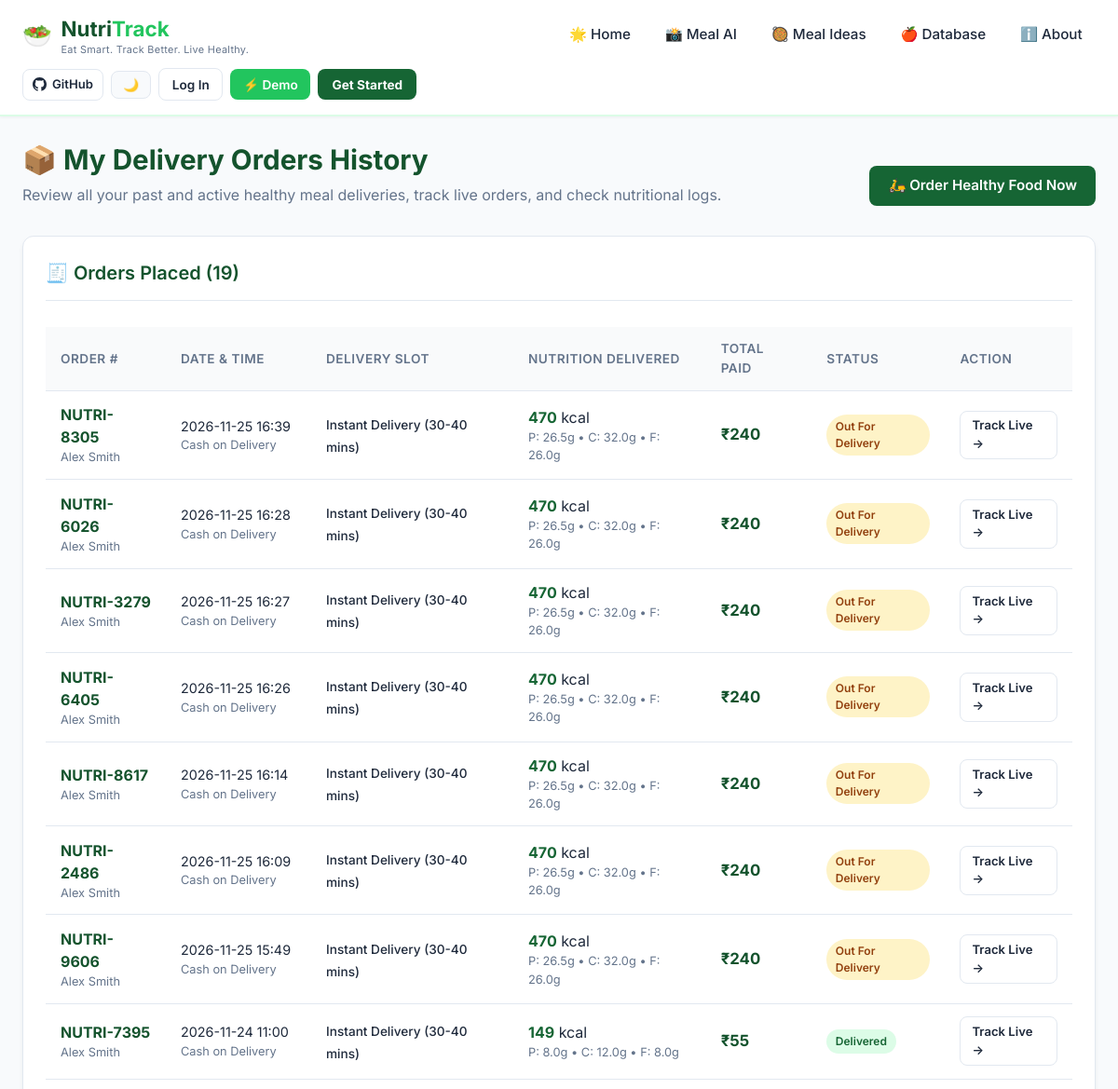
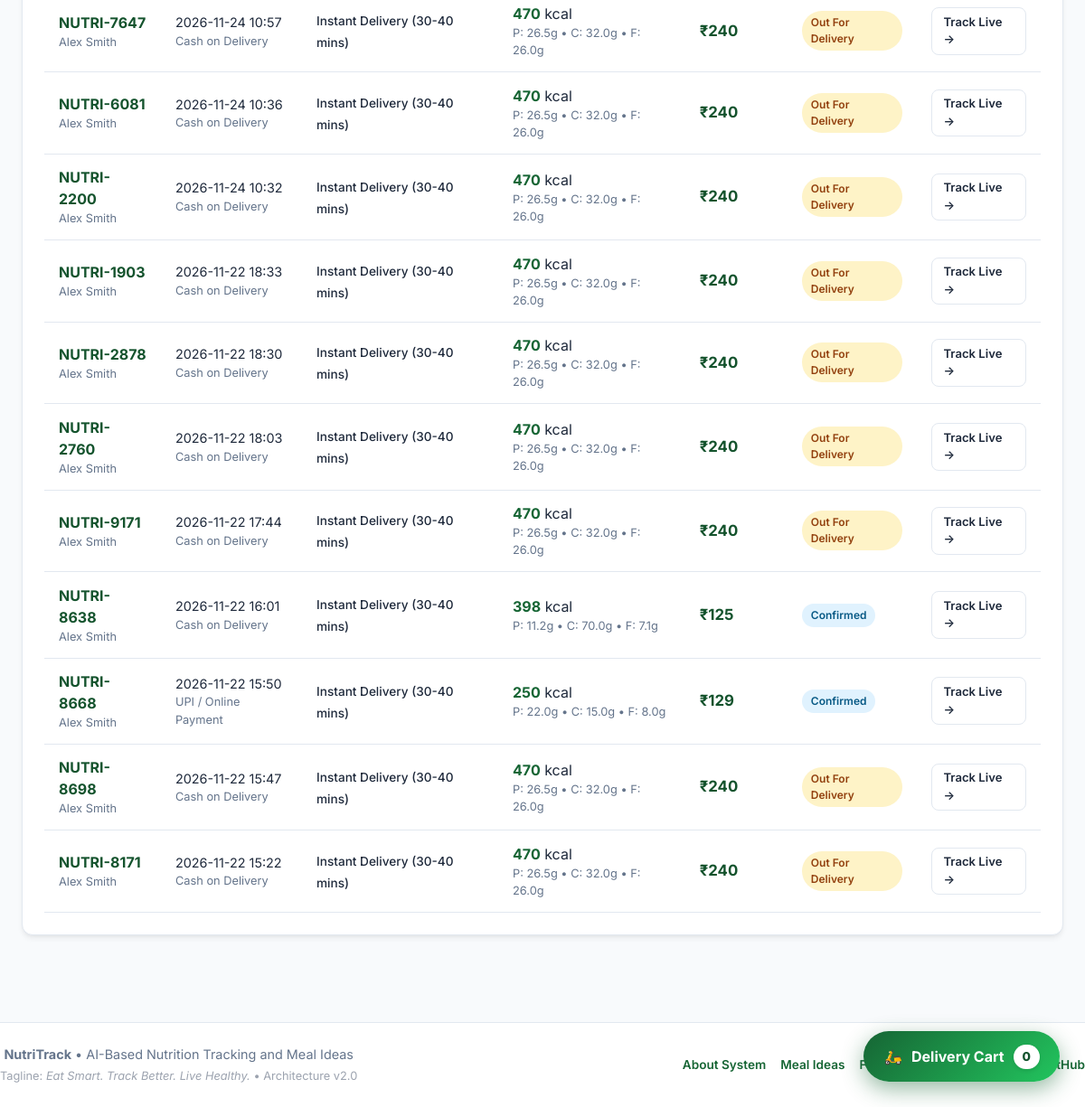
The page /orders on the database its author committed (2 pictures, top to bottom).
### tables this page shows
CREATE TABLE orders (
            id INTEGER PRIMARY KEY AUTOINCREMENT,
            order_number TEXT UNIQUE NOT NULL,
            user_id INTEGER NOT NULL DEFAULT 1,
            customer_name TEXT NOT NULL,
            phone TEXT NOT NULL,
            delivery_address TEXT NOT NULL,
            delivery_slot TEXT NOT NULL,
            payment_method TEXT NOT NULL DEFAULT 'Cash on Delivery',
            subtotal REAL NOT NULL,
            delivery_fee REAL NOT NULL DEFAULT 30.0,
            total_price REAL NOT NULL,
            total_calories REAL NOT NULL DEFAULT 0.0,
            total_protein REAL NOT NULL DEFAULT 0.0,
            total_carbs REAL NOT NULL DEFAULT 0.0,
            total_fat REAL NOT NULL DEFAULT 0.0,
            status TEXT NOT NULL DEFAULT 'Confirmed',
            rider_name TEXT DEFAULT 'Rahul Sharma',
            rider_phone TEXT DEFAULT '+91 98765 43210',
            estimated_delivery_time TEXT DEFAULT '30-40 mins',
            auto_logged INTEGER DEFAULT 1,
            created_at TIMESTAMP DEFAULT CURRENT_TIMESTAMP
        );

### app.py (the view)
@app.route("/orders", methods=["GET"])
def orders_history_view():
    orders = database.get_all_orders()
    return render_template(
        "orders.html",
        orders=orders,
        active_page="delivery"
    )

### app.py (called while the page is built)
@app.context_processor
def inject_user_context():
    user_id = session.get("user_id")
    current_user = None
    user_pref = {"dark_mode": 0, "unit_system": "metric", "email_reminders": 1}
    if user_id:
        current_user = database.get_user_by_id(user_id)
        user_pref = database.get_user_preferences(user_id)
    return {
        "current_user": current_user,
        "is_logged_in": current_user is not None,
        "user_pref": user_pref,
        "today_date": date.today().isoformat()
    }

### database.py (called while the page is built)
def get_db_connection():
    conn = sqlite3.connect(DB_PATH)
    conn.row_factory = sqlite3.Row
    return conn

def get_all_orders():
    init_db()
    conn = get_db_connection()
    orders = conn.execute("SELECT * FROM orders ORDER BY id DESC").fetchall()
    conn.close()
    return orders

### templates/orders.html (shortened to what this page needs)
{% extends "base.html" %}
{% block content %}
<div class="page-header" style="display: flex; justify-content: space-between; align-items: flex-end; flex-wrap: wrap; gap: 1rem;">
    <div>
        <h1>📦 My Delivery Orders History</h1>
        <p>Review all your past and active healthy meal deliveries, track live orders, and check nutritional logs.</p>
    </div>
    <div>
        <a href="{{ url_for('delivery_view') }}" class="btn btn-primary">
            🛵 Order Healthy Food Now
        </a>
    </div>
</div>
<div class="card">
    <div class="card-header">
        <h2 class="card-title">🧾 Orders Placed ({{ orders|length }})</h2>
    </div>
    {% if orders %}
    <div style="overflow-x: auto;">
        <table class="data-table">
            <thead>
                <tr>
                    <th>Order #</th>
                    <th>Date & Time</th>
                    <th>Delivery Slot</th>
                    <th>Nutrition Delivered</th>
                    <th>Total Paid</th>
                    <th>Status</th>
                    <th>Action</th>
                </tr>
            </thead>
            <tbody>
                {% for o in orders %}
                <tr>
                    <td>
                        <strong style="color: var(--primary-dark);">{{ o.order_number }}</strong>
                        <div style="font-size: 0.8rem; color: var(--text-muted);">{{ o.customer_name }}</div>
                    </td>
                    <td>
                        <div style="font-size: 0.9rem;">{{ o.created_at[:16] if o.created_at else 'Recent' }}</div>
                        <div style="font-size: 0.8rem; color: var(--text-muted);">{{ o.payment_method }}</div>
                    </td>
                    <td>
                        <span style="font-size: 0.85rem; font-weight: 500;">{{ o.delivery_slot }}</span>
                    </td>
                    <td>
                        <span style="font-weight: 700; color: var(--primary);">{{ o.total_calories|round|int }}</span> kcal
                        <div style="font-size: 0.8rem; color: var(--text-muted);">
                            P: {{ o.total_protein }}g &bull; C: {{ o.total_carbs }}g &bull; F: {{ o.total_fat }}g
                        </div>
                    </td>
                    <td>
                        <strong style="font-size: 1.05rem; color: var(--primary-dark);">₹{{ o.total_price|round|int }}</strong>
                    </td>
                    <td>
                        <span class="badge {% if o.status == 'Delivered' %}badge-vegan{% elif o.status == 'Out for Delivery' %}badge-vegetarian{% else %}badge-all{% endif %}">
                            {{ o.status }}
                        </span>
                    </td>
                    <td>
                        <a href="{{ url_for('track_order_view', order_id=o.id) }}" class="btn btn-outline" style="padding: 0.35rem 0.75rem; font-size: 0.82rem;">
                            Track Live &rarr;
                        </a>
                    </td>
                </tr>
                {% endfor %}
            </tbody>
        </table>
    </div>
    {% endif %}
</div>
{% endblock %}

### static/css/style.css (style rules this page uses)
:root { --primary: #166534; --primary-dark: #14532d; --primary-light: #dcfce7; --secondary: #22c55e; --secondary-light: #f0fdf4; --accent: #dcfce7; --text-dark: #1e293b; --text-muted: #64748b; --border: #e2e8f0; --card-bg: #ffffff; --bg-light: #f8fafc; --danger: #ef4444; --success: #16a34a; --warning: #f59e0b; --radius: 12px; --shadow: 0 4px 6px -1px rgba(0, 0, 0, 0.07), 0 2px 4px -2px rgba(0, 0, 0, 0.05); --shadow-lg: 0 10px 15px -3px rgba(0, 0, 0, 0.1), 0 4px 6px -4px rgba(0, 0, 0, 0.05); }
* { box-sizing: border-box; margin: 0; padding: 0; }
body { font-family: 'Inter', -apple-system, BlinkMacSystemFont, "Segoe UI", Roboto, sans-serif; background-color: var(--bg-light); color: var(--text-dark); line-height: 1.5; min-height: 100vh; display: flex; flex-direction: column; }
.page-header { margin-bottom: 2rem; }
.page-header h1 { font-size: 1.85rem; color: var(--primary-dark); font-weight: 700; display: flex; align-items: center; gap: 0.5rem; }
.page-header p { color: var(--text-muted); font-size: 1rem; margin-top: 0.25rem; }
.card { background: var(--card-bg); border-radius: var(--radius); padding: 1.5rem; box-shadow: var(--shadow); border: 1px solid var(--border); margin-bottom: 1.5rem; }
.card-header { border-bottom: 1px solid var(--border); padding-bottom: 0.85rem; margin-bottom: 1.25rem; display: flex; justify-content: space-between; align-items: center; }
.card-title { font-size: 1.25rem; font-weight: 600; color: var(--primary-dark); display: flex; align-items: center; gap: 0.5rem; }
.btn { display: inline-flex; align-items: center; justify-content: center; gap: 0.4rem; font-weight: 600; font-size: 0.95rem; padding: 0.65rem 1.25rem; border-radius: 8px; border: none; cursor: pointer; text-decoration: none; transition: all 0.2s ease; }
.btn-primary { background-color: var(--primary); color: #ffffff; }
.btn-outline { background-color: transparent; border: 1.5px solid var(--border); color: var(--text-dark); }
.data-table { width: 100%; border-collapse: collapse; margin-top: 0.5rem; }
.data-table th, .data-table td { padding: 0.85rem 1rem; text-align: left; border-bottom: 1px solid var(--border); }
.data-table th { background-color: #f9fafb; font-weight: 600; font-size: 0.85rem; color: var(--text-muted); text-transform: uppercase; letter-spacing: 0.5px; }
.badge { display: inline-block; padding: 0.25rem 0.6rem; font-size: 0.75rem; font-weight: 600; border-radius: 9999px; text-transform: capitalize; }
.badge-vegan { background-color: #dcfce7; color: #166534; }
.badge-vegetarian { background-color: #fef3c7; color: #92400e; }
.badge-all { background-color: #e0f2fe; color: #075985; }

### rows shown on the page
orders: order_number "NUTRI-8305", customer_name "Alex Smith", created_at "2026-11-25 16:39", payment_method "Cash on Delivery", delivery_slot "Instant Delivery (30-40 mins)", total_calories "470", total_protein "26.5", total_carbs "32.0", total_fat "26.0", total_price "240", status "Out For Delivery"
orders: order_number "NUTRI-6026", customer_name "Alex Smith", created_at "2026-11-25 16:28", payment_method "Cash on Delivery", delivery_slot "Instant Delivery (30-40 mins)", total_calories "470", total_protein "26.5", total_carbs "32.0", total_fat "26.0", total_price "240", status "Out For Delivery"
orders: order_number "NUTRI-3279", customer_name "Alex Smith", created_at "2026-11-25 16:27", payment_method "Cash on Delivery", delivery_slot "Instant Delivery (30-40 mins)", total_calories "470", total_protein "26.5", total_carbs "32.0", total_fat "26.0", total_price "240", status "Out For Delivery"
orders: order_number "NUTRI-6405", customer_name "Alex Smith", created_at "2026-11-25 16:26", payment_method "Cash on Delivery", delivery_slot "Instant Delivery (30-40 mins)", total_calories "470", total_protein "26.5", total_carbs "32.0", total_fat "26.0", total_price "240", status "Out For Delivery"
orders: order_number "NUTRI-8617", customer_name "Alex Smith", created_at "2026-11-25 16:14", payment_method "Cash on Delivery", delivery_slot "Instant Delivery (30-40 mins)", total_calories "470", total_protein "26.5", total_carbs "32.0", total_fat "26.0", total_price "240", status "Out For Delivery"
orders: order_number "NUTRI-2486", customer_name "Alex Smith", created_at "2026-11-25 16:09", payment_method "Cash on Delivery", delivery_slot "Instant Delivery (30-40 mins)", total_calories "470", total_protein "26.5", total_carbs "32.0", total_fat "26.0", total_price "240", status "Out For Delivery"
orders: order_number "NUTRI-9606", customer_name "Alex Smith", created_at "2026-11-25 15:49", payment_method "Cash on Delivery", delivery_slot "Instant Delivery (30-40 mins)", total_calories "470", total_protein "26.5", total_carbs "32.0", total_fat "26.0", total_price "240", status "Out For Delivery"
orders: order_number "NUTRI-7395", customer_name "Alex Smith", created_at "2026-11-24 11:00", payment_method "Cash on Delivery", delivery_slot "Instant Delivery (30-40 mins)", total_calories "149", total_protein "8.0", total_carbs "12.0", total_fat "8.0", total_price "55", status "Delivered"
orders: order_number "NUTRI-7647", customer_name "Alex Smith", created_at "2026-11-24 10:57", payment_method "Cash on Delivery", delivery_slot "Instant Delivery (30-40 mins)", total_calories "470", total_protein "26.5", total_carbs "32.0", total_fat "26.0", total_price "240", status "Out For Delivery"
orders: order_number "NUTRI-6081", customer_name "Alex Smith", created_at "2026-11-24 10:36", payment_method "Cash on Delivery", delivery_slot "Instant Delivery (30-40 mins)", total_calories "470", total_protein "26.5", total_carbs "32.0", total_fat "26.0", total_price "240", status "Out For Delivery"
orders: order_number "NUTRI-2200", customer_name "Alex Smith", created_at "2026-11-24 10:32", payment_method "Cash on Delivery", delivery_slot "Instant Delivery (30-40 mins)", total_calories "470", total_protein "26.5", total_carbs "32.0", total_fat "26.0", total_price "240", status "Out For Delivery"
orders: order_number "NUTRI-1903", customer_name "Alex Smith", created_at "2026-11-22 18:33", payment_method "Cash on Delivery", delivery_slot "Instant Delivery (30-40 mins)", total_calories "470", total_protein "26.5", total_carbs "32.0", total_fat "26.0", total_price "240", status "Out For Delivery"
orders: order_number "NUTRI-2878", customer_name "Alex Smith", created_at "2026-11-22 18:30", payment_method "Cash on Delivery", delivery_slot "Instant Delivery (30-40 mins)", total_calories "470", total_protein "26.5", total_carbs "32.0", total_fat "26.0", total_price "240", status "Out For Delivery"
orders: order_number "NUTRI-2760", customer_name "Alex Smith", created_at "2026-11-22 18:03", payment_method "Cash on Delivery", delivery_slot "Instant Delivery (30-40 mins)", total_calories "470", total_protein "26.5", total_carbs "32.0", total_fat "26.0", total_price "240", status "Out For Delivery"
orders: order_number "NUTRI-9171", customer_name "Alex Smith", created_at "2026-11-22 17:44", payment_method "Cash on Delivery", delivery_slot "Instant Delivery (30-40 mins)", total_calories "470", total_protein "26.5", total_carbs "32.0", total_fat "26.0", total_price "240", status "Out For Delivery"
orders: order_number "NUTRI-8638", customer_name "Alex Smith", created_at "2026-11-22 16:01", payment_method "Cash on Delivery", delivery_slot "Instant Delivery (30-40 mins)", total_calories "398", total_protein "11.2", total_carbs "70.0", total_fat "7.1", total_price "125", status "Confirmed"
orders: order_number "NUTRI-8668", customer_name "Alex Smith", created_at "2026-11-22 15:50", payment_method "UPI / Online Payment", delivery_slot "Instant Delivery (30-40 mins)", total_calories "250", total_protein "22.0", total_carbs "15.0", total_fat "8.0", total_price "129", status "Confirmed"
orders: order_number "NUTRI-8698", customer_name "Alex Smith", created_at "2026-11-22 15:47", payment_method "Cash on Delivery", delivery_slot "Instant Delivery (30-40 mins)", total_calories "470", total_protein "26.5", total_carbs "32.0", total_fat "26.0", total_price "240", status "Out For Delivery"
orders: order_number "NUTRI-8171", customer_name "Alex Smith", created_at "2026-11-22 15:22", payment_method "Cash on Delivery", delivery_slot "Instant Delivery (30-40 mins)", total_calories "470", total_protein "26.5", total_carbs "32.0", total_fat "26.0", total_price "240", status "Out For Delivery"

### other values the page prints
{{ orders|length }} "19"
